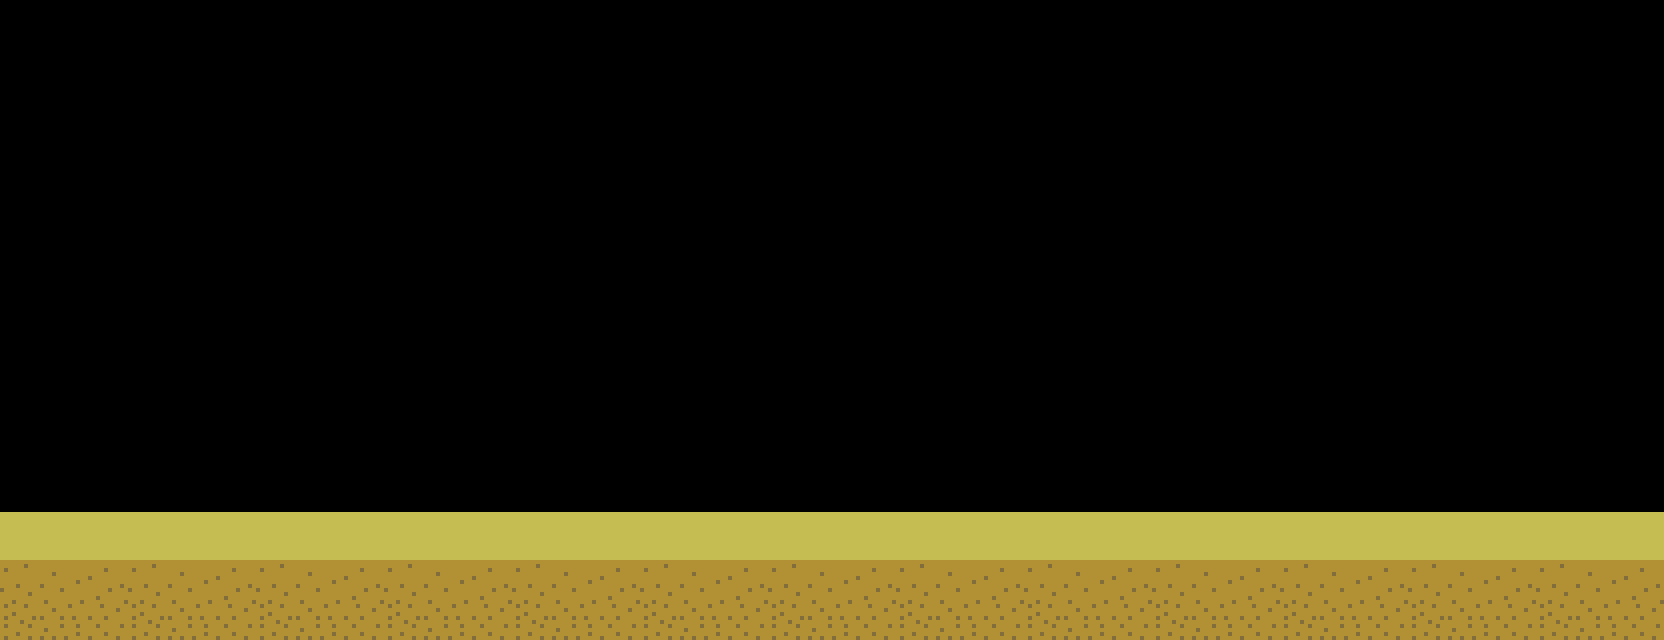

Below is a game level as drawn by its tile map, then a one-line description and the .tmx file that defines it, in full:
An orthogonal 13x5 tile map with 128x128 px tiles, 1 tile layer (ground), 6 tilesets and 11 objects (virgil, elevator, player, elevator_doors, kakos, ...).

<map version="1.4" tiledversion="2021.01.13" orientation="orthogonal" renderorder="right-down" width="13" height="5" tilewidth="128" tileheight="128" infinite="0" nextlayerid="14" nextobjectid="289">
 <editorsettings>
  <export target="level9_fraud.json" format="json" />
 </editorsettings>
 <tileset firstgid="1" name="tiles" tilewidth="128" tileheight="128" tilecount="21" columns="1">
  <image source="../assets/tileset.png" width="128" height="2688" />
  <tile id="0">
   <properties>
    <property name="collide" type="bool" value="true" />
   </properties>
  </tile>
 </tileset>
 <tileset firstgid="22" name="background" tilewidth="2560" tileheight="896" tilecount="7" columns="0">
  <grid orientation="orthogonal" width="1" height="1" />
  <tile id="96">
   <image width="2560" height="896" source="../assets/level9_fraud/background.png" />
  </tile>
  <tile id="97">
   <image width="140" height="282" source="../assets/level9_fraud/guido.png" />
  </tile>
  <tile id="98">
   <image width="519" height="130" source="../assets/level9_fraud/headline.png" />
  </tile>
  <tile id="99">
   <image width="217" height="279" source="../assets/level9_fraud/kakos.png" />
  </tile>
  <tile id="100">
   <image width="1316" height="217" source="../assets/level9_fraud/landscape.png" />
  </tile>
  <tile id="101">
   <image width="86" height="191" source="../assets/level9_fraud/pope_nicolas.png" />
  </tile>
  <tile id="102">
   <image width="95" height="190" source="../assets/level9_fraud/tais.png" />
  </tile>
 </tileset>
 <tileset firstgid="125" name="virgil" tilewidth="120" tileheight="192" tilecount="4" columns="1">
  <grid orientation="orthogonal" width="152" height="248" />
  <image source="../assets/virgil.png" width="120" height="768" />
 </tileset>
 <tileset firstgid="129" name="dante" tilewidth="120" tileheight="192" tilecount="6" columns="2">
  <grid orientation="orthogonal" width="152" height="248" />
  <image source="../assets/dante.png" width="240" height="576" />
 </tileset>
 <tileset firstgid="135" name="elevator" tilewidth="375" tileheight="350" tilecount="14" columns="1">
  <grid orientation="orthogonal" width="350" height="392" />
  <image source="../assets/elevator.png" width="375" height="4900" />
 </tileset>
 <tileset firstgid="149" name="elevator_doors" tilewidth="375" tileheight="350" tilecount="10" columns="1">
  <grid orientation="orthogonal" width="196" height="322" />
  <image source="../assets/elevator_doors.png" width="375" height="3500" />
 </tileset>
 <objectgroup id="11" name="background">
  <object id="281" gid="118" x="0" y="640" width="1668.3" height="896" />
 </objectgroup>
 <objectgroup id="12" name="background_objects_2">
  <object id="283" gid="122" x="94.7879" y="519.091" width="1316" height="217" />
  <object id="284" gid="122" x="-1219" y="518.833" width="1316" height="217" />
 </objectgroup>
 <objectgroup id="13" name="background_objects_1" />
 <layer id="8" name="ground" width="13" height="5">
  <data encoding="csv">
0,0,0,0,0,0,0,0,0,0,0,0,0,
0,0,0,0,0,0,0,0,0,0,0,0,0,
0,0,0,0,0,0,0,0,0,0,0,0,0,
0,0,0,0,0,0,0,0,0,0,0,0,0,
17,17,17,17,17,17,17,17,17,17,17,17,17
</data>
 </layer>
 <objectgroup id="4" name="game">
  <object id="73" name="virgil" gid="125" x="170" y="510" width="120" height="192" />
  <object id="80" name="elevator" gid="135" x="1376.75" y="514.346" width="375" height="350" />
  <object id="84" name="player" gid="129" x="39.167" y="509.167" width="120" height="192" />
  <object id="92" name="elevator_doors" type="elevator_doors" gid="149" x="1376.75" y="517.013" width="375" height="355" />
  <object id="285" name="kakos" gid="121" x="640" y="512" width="217" height="279">
   <properties>
    <property name="clickable" type="bool" value="true" />
   </properties>
  </object>
  <object id="286" name="guido" gid="119" x="896" y="512" width="140" height="282">
   <properties>
    <property name="clickable" type="bool" value="true" />
   </properties>
  </object>
  <object id="287" name="tais" gid="124" x="384" y="512" width="95" height="190">
   <properties>
    <property name="clickable" type="bool" value="true" />
   </properties>
  </object>
  <object id="288" name="pope_nicolas" gid="123" x="1280" y="512" width="86" height="191">
   <properties>
    <property name="clickable" type="bool" value="true" />
   </properties>
  </object>
 </objectgroup>
</map>
